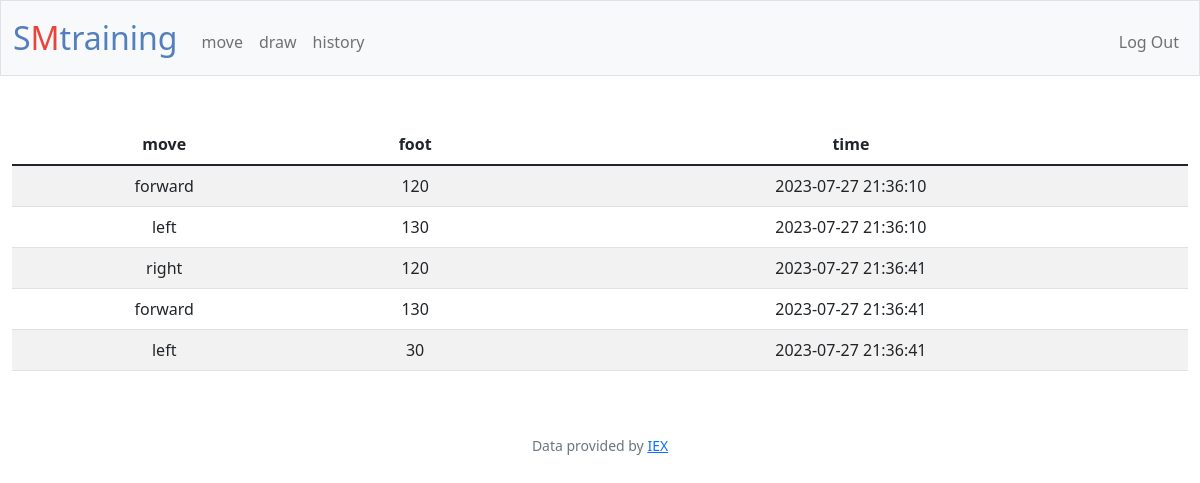
/ (signed in), run on the app's committed database.
### tables this page shows
CREATE TABLE robot (
    id INTEGER PRIMARY KEY AUTOINCREMENT,
    user_id INTEGER NOT NULL ,
    move TEXT NOT NULL ,
    FOOT INTEGER ,
    time TIMESTAMP DEFAULT CURRENT_TIMESTAMP ,
    FOREIGN KEY(user_id)REFERENCES users(id)
    );

### app.py (the view)
@app.route("/")
@login_required
def index():
    user_id = session["user_id"]
    database = db.execute("SELECT * FROM robot WHERE user_id = ? ", user_id)
    return render_template("index.html", database=database)

### app.py (called while the page is built)
@app.after_request
def after_request(response):
    response.headers["Cache-Control"] = "no-cache, no-store, must-revalidate"
    response.headers["Expires"] = 0
    response.headers["Pragma"] = "no-cache"
    return response

### helpers.py (called while the page is built)
def login_required(f):
    @wraps(f)
    def decorated_function(*args, **kwargs):
        if session.get("user_id") is None:
            return redirect("/login")
        return f(*args, **kwargs)
    return decorated_function

### templates/index.html (shortened to what this page needs)
{% extends "layout.html" %}
{% block main %}
<table class="table table-striped">
    <thead>
      <tr>
        <th scope="col">move</th>
        <th scope="col">foot</th>
        <th scope="col">time</th>
      </tr>
    </thead>
    <tbody>
        {% for row in database %}
            <tr>
                <td>{{row["move"]}}</td>
                <td>{{row["FOOT"]}}</td>
                <td>{{ row["time"]}}</td>
           </tr>
            {%endfor%}
    </tbody>
  </table>
{% endblock %}

### templates/layout.html (shortened to what this page needs)
<!DOCTYPE html>
<html lang="en">
    <head>
        <link href="https://cdn.jsdelivr.net/npm/bootstrap@5.1.3/dist/css/bootstrap.min.css" rel="stylesheet">
        <link href="/static/styles.css" rel="stylesheet">
        <link href="https://cdn.jsdelivr.net/npm/bootstrap@5.1.3/dist/css/bootstrap.min.css" rel="stylesheet">
    </head>
    <body>
        <nav class="bg-light border navbar navbar-expand-md navbar-light">
            <div class="container-fluid">
                <a class="navbar-brand" href="/"><span class="blue">S</span><span class="red">M</span><span class="blue">training</span></a>
                <div class="collapse navbar-collapse" id="navbar">
                    {% if session["user_id"] %}
                        <ul class="navbar-nav me-auto mt-2">
                            <li class="nav-item"><a class="nav-link" href="/new">move </a></li>
                            <li class="nav-item"><a class="nav-link" href="/draw">draw</a></li>
                            <li class="nav-item"><a class="nav-link" href="/">history</a></li>
                        </ul>
                        <ul class="navbar-nav ms-auto mt-2">
                            <li class="nav-item"><a class="nav-link" href="/logout">Log Out</a></li>
                        </ul>
                    {% else %}
                        <ul class="navbar-nav ms-auto mt-2">
                            <li class="nav-item"><a class="nav-link" href="/register">Register</a></li>
                            <li class="nav-item"><a class="nav-link" href="/login">Log In</a></li>
                        </ul>
                    {% endif %}
                </div>
            </div>
        </nav>
        <main class="container-fluid py-5 text-center">
            {% block main %}{% endblock %}
        </main>
        <footer class="mb-5 small text-center text-muted">
            Data provided by <a href="https://iexcloud.io/">IEX</a>
        </footer>
    </body>
</html>

### static/styles.css (style rules this page uses)
nav .navbar-brand { font-size: xx-large; }
nav .navbar-brand .blue { color: #537fbe; }
nav .navbar-brand .red { color: #ea433b; }
body { background-color: #e6e7e9; background-repeat: no-repeat; background-attachment: fixed; background-size: cover; }

### data on the page
robot: move "forward", FOOT "120", time "2023-07-27 21:36:10"
robot: move "left", FOOT "130", time "2023-07-27 21:36:10"
robot: move "right", FOOT "120", time "2023-07-27 21:36:41"
robot: move "forward", FOOT "130", time "2023-07-27 21:36:41"
robot: move "left", FOOT "30", time "2023-07-27 21:36:41"
